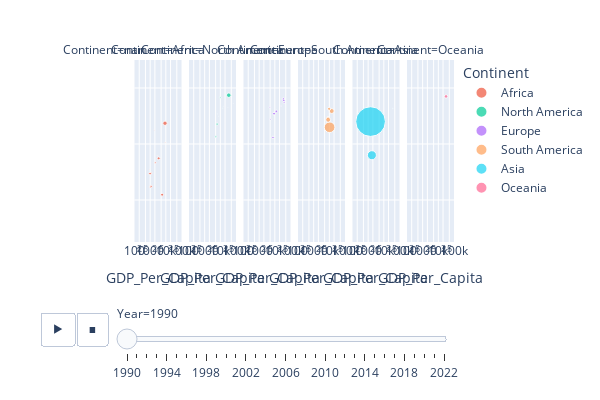

The notebook cell this image was saved under:
### Code cell
fig2 = px.scatter(gdp_le_pop_med, x="GDP_Per_Capita", y="Life_Expectancy", animation_frame="Year", animation_group="Country",
           size="Population", color="Continent", hover_name="Country", facet_col="Continent",
           log_x=True, size_max=45, range_x=[100,100000], range_y=[25,90], width = 600, height=400)
fig2.show()

### Figure 1 — Plotly figure (JSON) as saved in the notebook; plotly's stock layout.template omitted (floating-point values rounded to 4 significant figures)
{"data": [{"hovertemplate": "<b>%{hovertext}</b><br><br>Continent=Africa<br>Year=1990<br>GDP_Per_Capita=%{x}<br>Life_Expectancy=%{y}<br>Population=%{marker.size}<extra></extra>", "hovertext": ["Central African Republic", "Angola", "Benin", "Algeria", "Chad", "Comoros", "Burkina Faso", "Botswana", "Equatorial Guinea", "Burundi", "Cabo Verde", "Cameroon"], "ids": ["Central African Republic", "Angola", "Benin", "Algeria", "Chad", "Comoros", "Burkina Faso", "Botswana", "Equatorial Guinea", "Burundi", "Cabo Verde", "Cameroon"], "legendgroup": "Africa", "marker": {"color": "#EF553B", "size": [2809.0, 11830.0, 5133.0, 25520.0, 5827.0, 431.1, 9131.0, 1341.0, 465.5, 5484.0, 364.6, 11430.0], "sizemode": "area", "sizeref": 2620.0, "symbol": "circle"}, "mode": "markers", "name": "Africa", "orientation": "v", "showlegend": true, "type": "scatter", "x": [1201.0, 5793.0, 2110.0, 8829.0, 1027.0, 2923.0, 981.8, 9165.0, 936.4, 1175.0, 1816.0, 3483.0], "xaxis": "x2", "y": [49.63, 41.89, 53.29, 67.42, 44.69, 55.84, 49.44, 60.53, 50.86, 44.86, 65.02, 54.87], "yaxis": "y2"}, {"hovertemplate": "<b>%{hovertext}</b><br><br>Continent=North America<br>Year=1990<br>GDP_Per_Capita=%{x}<br>Life_Expectancy=%{y}<br>Population=%{marker.size}<extra></extra>", "hovertext": ["Bermuda", "Belize", "Antigua and Barbuda", "Barbados", "El Salvador", "Canada", "Dominica", "Dominican Republic", "Aruba", "Costa Rica"], "ids": ["Bermuda", "Belize", "Antigua and Barbuda", "Barbados", "El Salvador", "Canada", "Dominica", "Dominican Republic", "Aruba", "Costa Rica"], "legendgroup": "North America", "marker": {"color": "#00cc96", "size": [57.47, 182.6, 63.33, 258.9, 5367.0, 27660.0, 69.48, 7129.0, 65.71, 3158.0], "sizemode": "area", "sizeref": 2620.0, "symbol": "circle"}, "mode": "markers", "name": "North America", "orientation": "v", "showlegend": true, "type": "scatter", "x": [65960.0, 6397.0, 15260.0, 14100.0, 5192.0, 34560.0, 7856.0, 6207.0, 30820.0, 9811.0], "xaxis": "x3", "y": [74.5, 70.74, 73.49, 72.75, 62.55, 77.44, 69.85, 67.11, 73.08, 76.63], "yaxis": "y3"}, {"hovertemplate": "<b>%{hovertext}</b><br><br>Continent=Europe<br>Year=1990<br>GDP_Per_Capita=%{x}<br>Life_Expectancy=%{y}<br>Population=%{marker.size}<extra></extra>", "hovertext": ["Belgium", "Belarus", "Denmark", "Albania", "Azerbaijan", "Bulgaria", "Cyprus", "Austria", "Armenia"], "ids": ["Belgium", "Belarus", "Denmark", "Albania", "Azerbaijan", "Bulgaria", "Cyprus", "Austria", "Armenia"], "legendgroup": "Europe", "marker": {"color": "#ab63fa", "size": [9960.0, 10430.0, 5145.0, 3295.0, 7428.0, 8768.0, 788.5, 7679.0, 3557.0], "sizemode": "area", "sizeref": 2620.0, "symbol": "circle"}, "mode": "markers", "name": "Europe", "orientation": "v", "showlegend": true, "type": "scatter", "x": [35510.0, 8895.0, 39030.0, 4827.0, 7617.0, 12510.0, 25230.0, 37490.0, 5153.0], "xaxis": "x4", "y": [76.05, 70.84, 74.81, 73.14, 62.35, 71.64, 73.54, 75.57, 68.82], "yaxis": "y4"}, {"hovertemplate": "<b>%{hovertext}</b><br><br>Continent=South America<br>Year=1990<br>GDP_Per_Capita=%{x}<br>Life_Expectancy=%{y}<br>Population=%{marker.size}<extra></extra>", "hovertext": ["Ecuador", "Brazil", "Argentina", "Colombia", "Chile"], "ids": ["Ecuador", "Brazil", "Argentina", "Colombia", "Chile"], "legendgroup": "South America", "marker": {"color": "#FFA15A", "size": [10450.0, 150700.0, 32640.0, 32600.0, 13340.0], "sizemode": "area", "sizeref": 2620.0, "symbol": "circle"}, "mode": "markers", "name": "South America", "orientation": "v", "showlegend": true, "type": "scatter", "x": [8120.0, 10400.0, 14140.0, 8435.0, 9702.0], "xaxis": "x5", "y": [69.35, 65.98, 71.78, 68.64, 72.57], "yaxis": "y5"}, {"hovertemplate": "<b>%{hovertext}</b><br><br>Continent=Asia<br>Year=1990<br>GDP_Per_Capita=%{x}<br>Life_Expectancy=%{y}<br>Population=%{marker.size}<extra></extra>", "hovertext": ["China", "Bhutan", "Bangladesh", "Bahrain"], "ids": ["China", "Bhutan", "Bangladesh", "Bahrain"], "legendgroup": "Asia", "marker": {"color": "#19d3f3", "size": [1154000.0, 558.4, 107100.0, 517.4], "sizemode": "area", "sizeref": 2620.0, "symbol": "circle"}, "mode": "markers", "name": "Asia", "orientation": "v", "showlegend": true, "type": "scatter", "x": [1424.0, 2738.0, 1730.0, 37000.0], "xaxis": "x6", "y": [68.0, 55.97, 55.99, 72.67], "yaxis": "y6"}, {"hovertemplate": "<b>%{hovertext}</b><br><br>Continent=Oceania<br>Year=1990<br>GDP_Per_Capita=%{x}<br>Life_Expectancy=%{y}<br>Population=%{marker.size}<extra></extra>", "hovertext": ["Australia"], "ids": ["Australia"], "legendgroup": "Oceania", "marker": {"color": "#FF6692", "size": [17050.0], "sizemode": "area", "sizeref": 2620.0, "symbol": "circle"}, "mode": "markers", "name": "Oceania", "orientation": "v", "showlegend": true, "type": "scatter", "x": [31010.0], "xaxis": "x7", "y": [76.99], "yaxis": "y7"}], "layout": {"annotations": [{"font": {}, "showarrow": false, "text": "Continent=nan", "x": 0.06286, "xanchor": "center", "xref": "paper", "y": 1, "yanchor": "bottom", "yref": "paper"}, {"font": {}, "showarrow": false, "text": "Continent=Africa", "x": 0.2086, "xanchor": "center", "xref": "paper", "y": 1, "yanchor": "bottom", "yref": "paper"}, {"font": {}, "showarrow": false, "text": "Continent=North America", "x": 0.3543, "xanchor": "center", "xref": "paper", "y": 1, "yanchor": "bottom", "yref": "paper"}, {"font": {}, "showarrow": false, "text": "Continent=Europe", "x": 0.5, "xanchor": "center", "xref": "paper", "y": 1, "yanchor": "bottom", "yref": "paper"}, {"font": {}, "showarrow": false, "text": "Continent=South America", "x": 0.6457, "xanchor": "center", "xref": "paper", "y": 1, "yanchor": "bottom", "yref": "paper"}, {"font": {}, "showarrow": false, "text": "Continent=Asia", "x": 0.7914, "xanchor": "center", "xref": "paper", "y": 1, "yanchor": "bottom", "yref": "paper"}, {"font": {}, "showarrow": false, "text": "Continent=Oceania", "x": 0.9371, "xanchor": "center", "xref": "paper", "y": 1, "yanchor": "bottom", "yref": "paper"}], "height": 400, "legend": {"itemsizing": "constant", "title": {"text": "Continent"}, "tracegroupgap": 0}, "margin": {"t": 60}, "sliders": [{"active": 0, "currentvalue": {"prefix": "Year="}, "len": 0.9, "pad": {"b": 10, "t": 60}, "steps": [{"args": [["1990"], {"frame": {"duration": 0, "redraw": false}, "fromcurrent": true, "mode": "immediate", "transition": {"duration": 0, "easing": "linear"}}], "label": "1990", "method": "animate"}, {"args": [["1991"], {"frame": {"duration": 0, "redraw": false}, "fromcurrent": true, "mode": "immediate", "transition": {"duration": 0, "easing": "linear"}}], "label": "1991", "method": "animate"}, {"args": [["1992"], {"frame": {"duration": 0, "redraw": false}, "fromcurrent": true, "mode": "immediate", "transition": {"duration": 0, "easing": "linear"}}], "label": "1992", "method": "animate"}, {"args": [["1993"], {"frame": {"duration": 0, "redraw": false}, "fromcurrent": true, "mode": "immediate", "transition": {"duration": 0, "easing": "linear"}}], "label": "1993", "method": "animate"}, {"args": [["1994"], {"frame": {"duration": 0, "redraw": false}, "fromcurrent": true, "mode": "immediate", "transition": {"duration": 0, "easing": "linear"}}], "label": "1994", "method": "animate"}, {"args": [["1995"], {"frame": {"duration": 0, "redraw": false}, "fromcurrent": true, "mode": "immediate", "transition": {"duration": 0, "easing": "linear"}}], "label": "1995", "method": "animate"}, {"args": [["1996"], {"frame": {"duration": 0, "redraw": false}, "fromcurrent": true, "mode": "immediate", "transition": {"duration": 0, "easing": "linear"}}], "label": "1996", "method": "animate"}, {"args": [["1997"], {"frame": {"duration": 0, "redraw": false}, "fromcurrent": true, "mode": "immediate", "transition": {"duration": 0, "easing": "linear"}}], "label": "1997", "method": "animate"}, {"args": [["1998"], {"frame": {"duration": 0, "redraw": false}, "fromcurrent": true, "mode": "immediate", "transition": {"duration": 0, "easing": "linear"}}], "label": "1998", "method": "animate"}, {"args": [["1999"], {"frame": {"duration": 0, "redraw": false}, "fromcurrent": true, "mode": "immediate", "transition": {"duration": 0, "easing": "linear"}}], "label": "1999", "method": "animate"}, {"args": [["2000"], {"frame": {"duration": 0, "redraw": false}, "fromcurrent": true, "mode": "immediate", "transition": {"duration": 0, "easing": "linear"}}], "label": "2000", "method": "animate"}, {"args": [["2001"], {"frame": {"duration": 0, "redraw": false}, "fromcurrent": true, "mode": "immediate", "transition": {"duration": 0, "easing": "linear"}}], "label": "2001", "method": "animate"}, {"args": [["2002"], {"frame": {"duration": 0, "redraw": false}, "fromcurrent": true, "mode": "immediate", "transition": {"duration": 0, "easing": "linear"}}], "label": "2002", "method": "animate"}, {"args": [["2003"], {"frame": {"duration": 0, "redraw": false}, "fromcurrent": true, "mode": "immediate", "transition": {"duration": 0, "easing": "linear"}}], "label": "2003", "method": "animate"}, {"args": [["2004"], {"frame": {"duration": 0, "redraw": false}, "fromcurrent": true, "mode": "immediate", "transition": {"duration": 0, "easing": "linear"}}], "label": "2004", "method": "animate"}, {"args": [["2005"], {"frame": {"duration": 0, "redraw": false}, "fromcurrent": true, "mode": "immediate", "transition": {"duration": 0, "easing": "linear"}}], "label": "2005", "method": "animate"}, {"args": [["2006"], {"frame": {"duration": 0, "redraw": false}, "fromcurrent": true, "mode": "immediate", "transition": {"duration": 0, "easing": "linear"}}], "label": "2006", "method": "animate"}, {"args": [["2007"], {"frame": {"duration": 0, "redraw": false}, "fromcurrent": true, "mode": "immediate", "transition": {"duration": 0, "easing": "linear"}}], "label": "2007", "method": "animate"}, {"args": [["2008"], {"frame": {"duration": 0, "redraw": false}, "fromcurrent": true, "mode": "immediate", "transition": {"duration": 0, "easing": "linear"}}], "label": "2008", "method": "animate"}, {"args": [["2009"], {"frame": {"duration": 0, "redraw": false}, "fromcurrent": true, "mode": "immediate", "transition": {"duration": 0, "easing": "linear"}}], "label": "2009", "method": "animate"}, {"args": [["2010"], {"frame": {"duration": 0, "redraw": false}, "fromcurrent": true, "mode": "immediate", "transition": {"duration": 0, "easing": "linear"}}], "label": "2010", "method": "animate"}, {"args": [["2011"], {"frame": {"duration": 0, "redraw": false}, "fromcurrent": true, "mode": "immediate", "transition": {"duration": 0, "easing": "linear"}}], "label": "2011", "method": "animate"}, {"args": [["2012"], {"frame": {"duration": 0, "redraw": false}, "fromcurrent": true, "mode": "immediate", "transition": {"duration": 0, "easing": "linear"}}], "label": "2012", "method": "animate"}, {"args": [["2013"], {"frame": {"duration": 0, "redraw": false}, "fromcurrent": true, "mode": "immediate", "transition": {"duration": 0, "easing": "linear"}}], "label": "2013", "method": "animate"}, {"args": [["2014"], {"frame": {"duration": 0, "redraw": false}, "fromcurrent": true, "mode": "immediate", "transition": {"duration": 0, "easing": "linear"}}], "label": "2014", "method": "animate"}, {"args": [["2015"], {"frame": {"duration": 0, "redraw": false}, "fromcurrent": true, "mode": "immediate", "transition": {"duration": 0, "easing": "linear"}}], "label": "2015", "method": "animate"}, {"args": [["2016"], {"frame": {"duration": 0, "redraw": false}, "fromcurrent": true, "mode": "immediate", "transition": {"duration": 0, "easing": "linear"}}], "label": "2016", "method": "animate"}, {"args": [["2017"], {"frame": {"duration": 0, "redraw": false}, "fromcurrent": true, "mode": "immediate", "transition": {"duration": 0, "easing": "linear"}}], "label": "2017", "method": "animate"}, {"args": [["2018"], {"frame": {"duration": 0, "redraw": false}, "fromcurrent": true, "mode": "immediate", "transition": {"duration": 0, "easing": "linear"}}], "label": "2018", "method": "animate"}, {"args": [["2019"], {"frame": {"duration": 0, "redraw": false}, "fromcurrent": true, "mode": "immediate", "transition": {"duration": 0, "easing": "linear"}}], "label": "2019", "method": "animate"}, {"args": [["2020"], {"frame": {"duration": 0, "redraw": false}, "fromcurrent": true, "mode": "immediate", "transition": {"duration": 0, "easing": "linear"}}], "label": "2020", "method": "animate"}, {"args": [["2021"], {"frame": {"duration": 0, "redraw": false}, "fromcurrent": true, "mode": "immediate", "transition": {"duration": 0, "easing": "linear"}}], "label": "2021", "method": "animate"}, {"args": [["2022"], {"frame": {"duration": 0, "redraw": false}, "fromcurrent": true, "mode": "immediate", "transition": {"duration": 0, "easing": "linear"}}], "label": "2022", "method": "animate"}], "x": 0.1, "xanchor": "left", "y": 0, "yanchor": "top"}], "updatemenus": [{"buttons": [{"args": [null, {"frame": {"duration": 500, "redraw": false}, "fromcurrent": true, "mode": "immediate", "transition": {"duration": 500, "easing": "linear"}}], "label": "&#9654;", "method": "animate"}, {"args": [[null], {"frame": {"duration": 0, "redraw": false}, "fromcurrent": true, "mode": "immediate", "transition": {"duration": 0, "easing": "linear"}}], "label": "&#9724;", "method": "animate"}], "direction": "left", "pad": {"r": 10, "t": 70}, "showactive": false, "type": "buttons", "x": 0.1, "xanchor": "right", "y": 0, "yanchor": "top"}], "width": 600, "xaxis": {"anchor": "y", "domain": [0, 0.1257], "range": [2, 5], "title": {"text": "GDP_Per_Capita"}, "type": "log"}, "xaxis2": {"anchor": "y2", "domain": [0.1457, 0.2714], "matches": "x", "range": [2, 5], "title": {"text": "GDP_Per_Capita"}, "type": "log"}, "xaxis3": {"anchor": "y3", "domain": [0.2914, 0.4171], "matches": "x", "range": [2, 5], "title": {"text": "GDP_Per_Capita"}, "type": "log"}, "xaxis4": {"anchor": "y4", "domain": [0.4371, 0.5629], "matches": "x", "range": [2, 5], "title": {"text": "GDP_Per_Capita"}, "type": "log"}, "xaxis5": {"anchor": "y5", "domain": [0.5829, 0.7086], "matches": "x", "range": [2, 5], "title": {"text": "GDP_Per_Capita"}, "type": "log"}, "xaxis6": {"anchor": "y6", "domain": [0.7286, 0.8543], "matches": "x", "range": [2, 5], "title": {"text": "GDP_Per_Capita"}, "type": "log"}, "xaxis7": {"anchor": "y7", "domain": [0.8743, 1.0], "matches": "x", "range": [2, 5], "title": {"text": "GDP_Per_Capita"}, "type": "log"}, "yaxis": {"anchor": "x", "domain": [0, 1], "range": [25, 90], "title": {"text": "Life_Expectancy"}}, "yaxis2": {"anchor": "x2", "domain": [0, 1], "matches": "y", "showticklabels": false}, "yaxis3": {"anchor": "x3", "domain": [0, 1], "matches": "y", "showticklabels": false}, "yaxis4": {"anchor": "x4", "domain": [0, 1], "matches": "y", "showticklabels": false}, "yaxis5": {"anchor": "x5", "domain": [0, 1], "matches": "y", "showticklabels": false}, "yaxis6": {"anchor": "x6", "domain": [0, 1], "matches": "y", "showticklabels": false}, "yaxis7": {"anchor": "x7", "domain": [0, 1], "matches": "y", "showticklabels": false}}}
